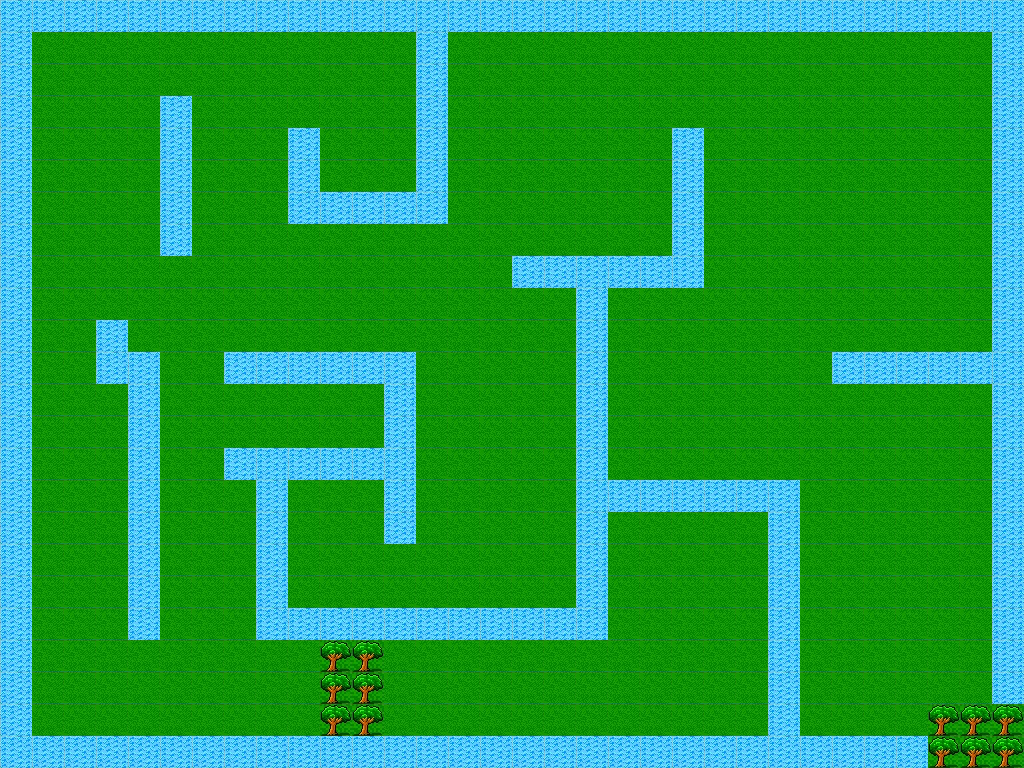

This game map was drawn from its Tiled (.tmx) file and the tilesets committed beside it. A one-line description and the trimmed map source follow:
An orthogonal 32x24 tile map with 32x32 px tiles, 3 tile layers (background, collidable, end), 3 tilesets and 1 object (ninja).

<map version="1.0" orientation="orthogonal" renderorder="right-down" width="32" height="24" tilewidth="32" tileheight="32" nextobjectid="4">
 <tileset firstgid="1" name="dg_grounds32" tilewidth="32" tileheight="32" tilecount="171" columns="9">
  <image source="dg_grounds32.jpg" width="288" height="608" />
  <tile id="54">
   <properties>
    <property name="end" value="true" />
   </properties>
  </tile>
 </tileset>
 <tileset firstgid="172" name="collidable_tiles" tilewidth="32" tileheight="32" tilecount="1" columns="1">
  <image source="collidable_tiles.jpg" width="32" height="32" />
  <tile id="0">
   <properties>
    <property name="Collidable" value="true" />
   </properties>
  </tile>
 </tileset>
 <tileset firstgid="173" name="end" tilewidth="32" tileheight="32" tilecount="1" columns="1">
  <image source="end.jpg" width="32" height="32" />
  <tile id="0">
   <properties>
    <property name="end" value="true" />
   </properties>
  </tile>
 </tileset>
 <layer name="background" width="32" height="24">
  <data>[768 cells, 762 non-empty, 2 distinct tile ids]</data>
 </layer>
 <layer name="collidable" width="32" height="24" opacity="0">
  <data>[768 cells, 205 non-empty, 1 distinct tile ids]</data>
 </layer>
 <layer name="end" width="32" height="24">
  <properties>
   <property name="end" value="true" />
  </properties>
  <data>[768 cells, 12 non-empty, 1 distinct tile ids]</data>
 </layer>
 <objectgroup name="objects">
  <object id="2" name="ninja" gid="1" x="198" y="598" width="16" height="20.67" />
 </objectgroup>
</map>
